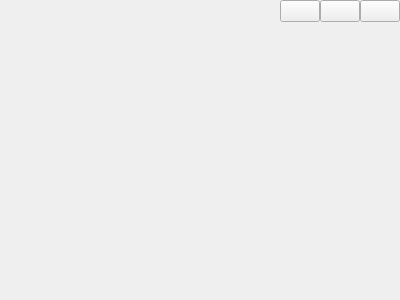
<?xml version="1.0" encoding="UTF-8"?>
<ui version="4.0">
 <class>MainWindow</class>
 <widget class="QWidget" name="MainWindow">
  <property name="geometry">
   <rect>
    <x>0</x>
    <y>0</y>
    <width>400</width>
    <height>300</height>
   </rect>
  </property>
  <property name="styleSheet">
   <string notr="true">
#label {
  color: &quot;#fefefe&quot;;
}

</string>
  </property>
  <layout class="QGridLayout" name="gridLayout">
   <property name="leftMargin">
    <number>0</number>
   </property>
   <property name="topMargin">
    <number>0</number>
   </property>
   <property name="rightMargin">
    <number>0</number>
   </property>
   <property name="bottomMargin">
    <number>0</number>
   </property>
   <property name="spacing">
    <number>0</number>
   </property>
   <item row="0" column="3">
    <widget class="CxCloseButton" name="closeButton">
     <property name="focusPolicy">
      <enum>Qt::NoFocus</enum>
     </property>
     <property name="contextMenuPolicy">
      <enum>Qt::NoContextMenu</enum>
     </property>
     <property name="toolTip">
      <string>Close</string>
     </property>
     <property name="iconSize">
      <size>
       <width>34</width>
       <height>26</height>
      </size>
     </property>
    </widget>
   </item>
   <item row="0" column="0">
    <spacer name="horizontalSpacer">
     <property name="orientation">
      <enum>Qt::Horizontal</enum>
     </property>
     <property name="sizeHint" stdset="0">
      <size>
       <width>262</width>
       <height>20</height>
      </size>
     </property>
    </spacer>
   </item>
   <item row="0" column="2">
    <widget class="CxMaximizeButton" name="maximizeButton">
     <property name="focusPolicy">
      <enum>Qt::NoFocus</enum>
     </property>
     <property name="contextMenuPolicy">
      <enum>Qt::NoContextMenu</enum>
     </property>
     <property name="toolTip">
      <string>Maximize</string>
     </property>
     <property name="iconSize">
      <size>
       <width>34</width>
       <height>26</height>
      </size>
     </property>
    </widget>
   </item>
   <item row="0" column="1">
    <widget class="CxMinimizeButton" name="minimizeButton">
     <property name="focusPolicy">
      <enum>Qt::NoFocus</enum>
     </property>
     <property name="contextMenuPolicy">
      <enum>Qt::NoContextMenu</enum>
     </property>
     <property name="toolTip">
      <string>Minimize</string>
     </property>
     <property name="iconSize">
      <size>
       <width>34</width>
       <height>26</height>
      </size>
     </property>
    </widget>
   </item>
   <item row="1" column="0">
    <spacer name="verticalSpacer">
     <property name="orientation">
      <enum>Qt::Vertical</enum>
     </property>
     <property name="sizeHint" stdset="0">
      <size>
       <width>20</width>
       <height>40</height>
      </size>
     </property>
    </spacer>
   </item>
  </layout>
 </widget>
 <layoutdefault spacing="6" margin="11"/>
 <customwidgets>
  <customwidget>
   <class>CxMinimizeButton</class>
   <extends>QPushButton</extends>
   <header>CxMinimizeButton.h</header>
  </customwidget>
  <customwidget>
   <class>CxMaximizeButton</class>
   <extends>QPushButton</extends>
   <header>CxMaximizeButton.h</header>
  </customwidget>
  <customwidget>
   <class>CxCloseButton</class>
   <extends>QPushButton</extends>
   <header>CxCloseButton.h</header>
  </customwidget>
 </customwidgets>
 <resources/>
 <connections/>
</ui>
